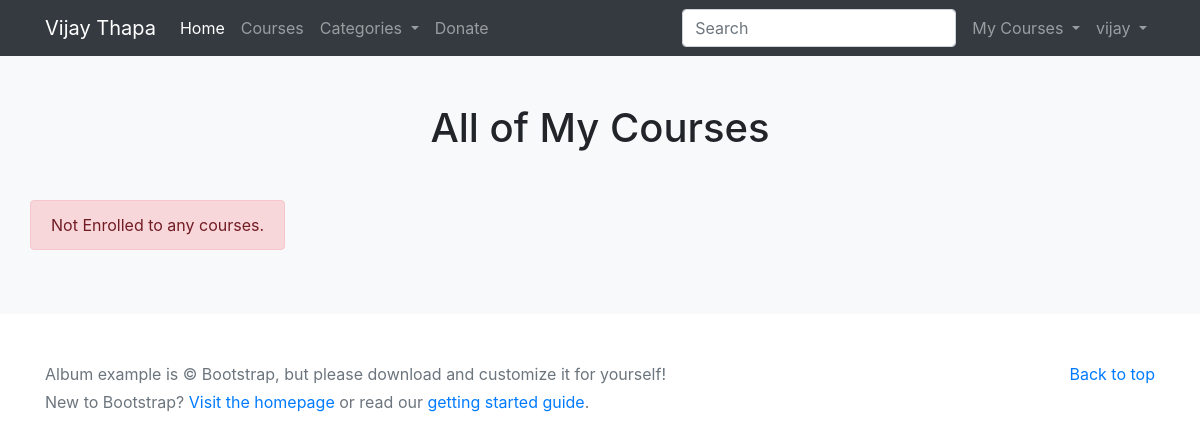
Page /courses/enrolled-courses/ (signed in) on the earlier database version.
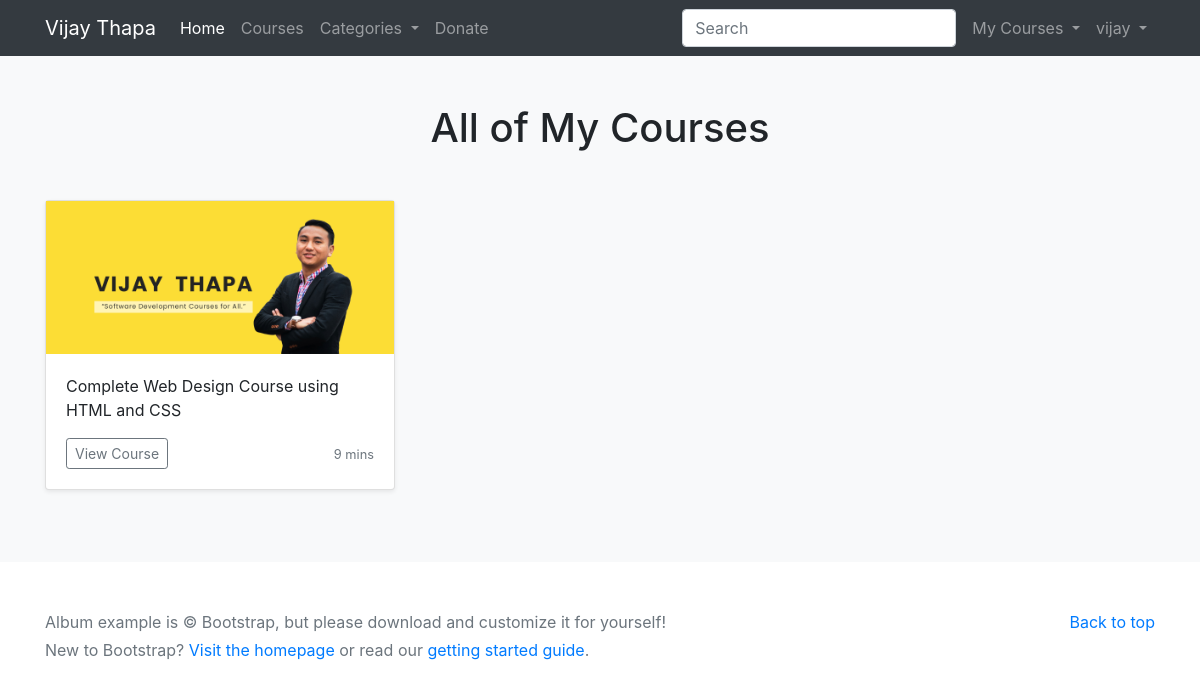
Same page on the later database version.
### courses/models.py (models this page shows, shortened)
class Enroll(models.Model):
    user = models.ForeignKey(User, verbose_name="User", on_delete=models.CASCADE)
    course = models.ForeignKey(Course, verbose_name="Course", on_delete=models.CASCADE)
    enrolled_date = models.DateTimeField(auto_now_add=True, verbose_name="Enrolled Date")

class Course(models.Model):
    course_title = models.CharField(max_length=200, verbose_name="Course Title")
    course_slug = models.SlugField(verbose_name="Course Slug")
    course_description = models.TextField(blank=True, null=True, verbose_name="Course Description")
    course_topic = models.ManyToManyField(Topic, verbose_name="Course Topic")
    course_image = models.ImageField(upload_to="courses/", blank=True, null=True)
    course_is_active = models.CharField(
        choices = IS_ACTIVE,
        default = 'Yes',
        max_length=50,
        verbose_name="Is Active?"
        )
    course_is_featured = models.CharField(
        choices = IS_ACTIVE,
        default = 'Yes',
        max_length=50,
        verbose_name="Is Featured?"
        )
    course_created_at = models.DateTimeField(auto_now_add=True, verbose_name="Created Date")
    course_updated_at = models.DateTimeField(auto_now=True, verbose_name="Updated Date")
    seo_course_title = models.CharField(max_length=60, blank=True, null=True, verbose_name="SEO Course Title (60 Characters Long)")
    seo_course_keywords = models.TextField(blank=True, null=True, verbose_name="SEO for Course Keywords, Separated by Commas")
    seo_course_description = models.TextField(blank=True, null=True, verbose_name="SEO Course Description (160 Characters Long)")
    class Meta:
        ordering = ('-course_created_at', )

### courses/views.py (the view)
# urls.py: path('courses/enrolled-courses/', views.enrolled_courses, name="enrolled-courses"),
@login_required(login_url='account_login')
def enrolled_courses(request):
    try:
        courses = Enroll.objects.filter(user=request.user)
        context = {
            'courses': courses,
        }
        return render(request, 'courses/enrolled_courses.html', context)
    except:
        messages.error(request, "Couldn't Enroll to the course. Please try again later.")
        return redirect(index)

### courses/context_processors.py (called while the page is built)
def head_menu(request):
    topics = Topic.objects.filter(topic_is_active='Yes')
    context = {
        'topics': topics
    }
    return context

def my_courses(request):
    if request.user.is_authenticated:
        enrolled_courses = Enroll.objects.filter(user=request.user)[:5]
    else:
        enrolled_courses = None
    context = {
        'enrolled_courses': enrolled_courses,
    }
    return context

### courses/models.py (called while the page is built)
    def __str__(self):
        return self.topic_title

### templates/courses/enrolled_courses.html (shortened to what this page needs)
{% extends 'base.html' %}
{% block content %}
<div class="album py-5 bg-light">
    <div class="container">
      <h1 class="text-center mb-5">All of My Courses</h1>
      <div class="row">
      {% if courses %}
        {% for course in courses %}
          <div class="col-md-4">
            <div class="card mb-4 shadow-sm">
              {% if course.course.course_image %}
              <img src="{{ course.course.course_image.url }}" class="img-fluid" alt="{{ course.course.course_title }}">
              {% endif %}
              <div class="card-body">
                <p class="card-text">{{ course.course.course_title }}</p>
                <div class="d-flex justify-content-between align-items-center">
                  <div class="btn-group">
                    <a href="{% url 'course-detail' course.course.course_slug %}">
                      <button type="button" class="btn btn-sm btn-outline-secondary">View Course</button>
                    <a>
                  </div>
                  <small class="text-muted">9 mins</small>
                </div>
              </div>
            </div>
          </div>
        {% endfor %}
        {% else %}
        <div class="alert alert-danger">Not Enrolled to any courses. </div>
      {% endif %}
      </div>
    </div>
  </div>
{% endblock content %}

Differences in the rows shown:
added Enroll: course.course_image (picture), course.course_title "Complete Web Design Course using HTML and CSS"
Other differences:
text no longer shown: "Not Enrolled to any courses."
